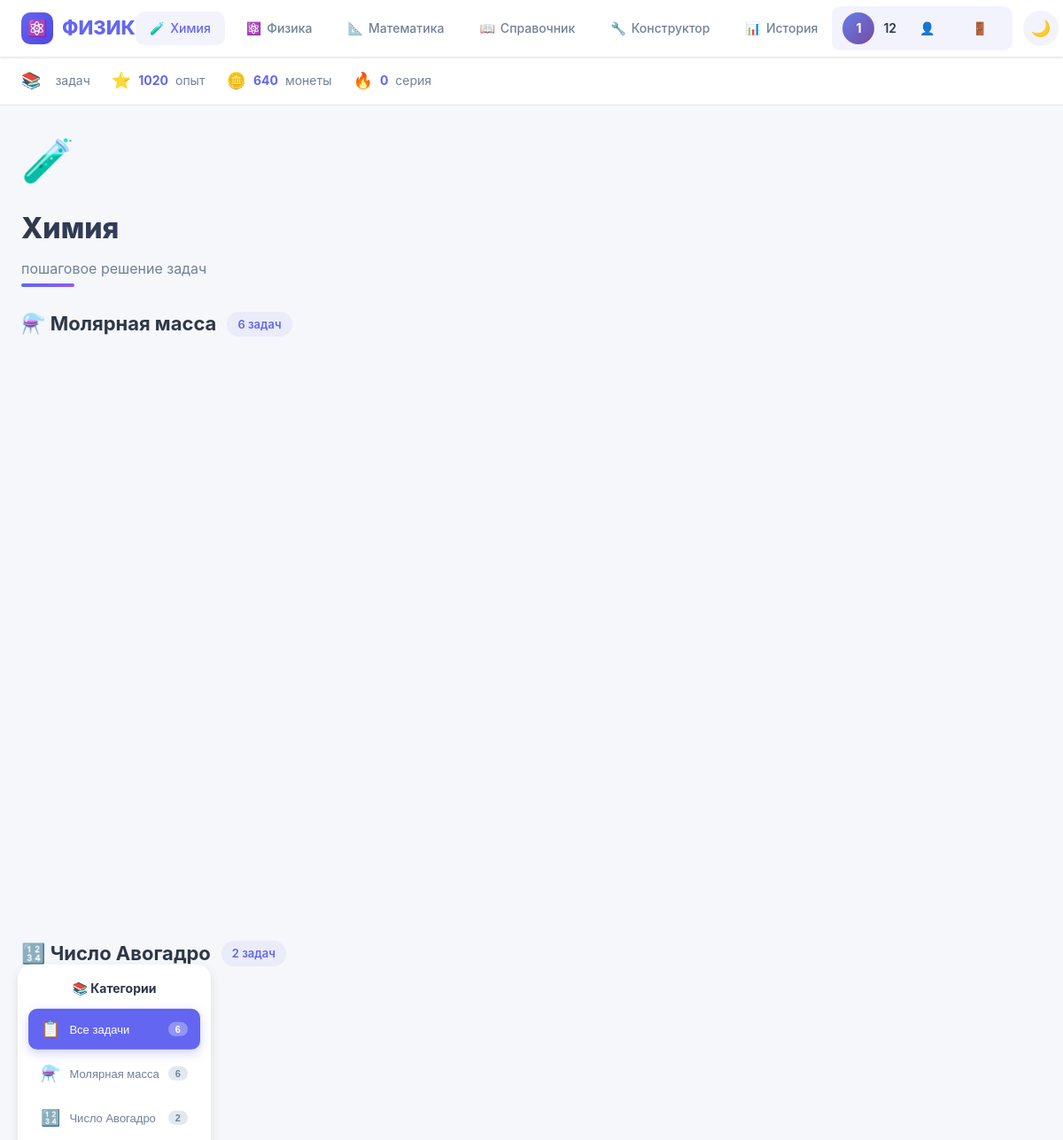
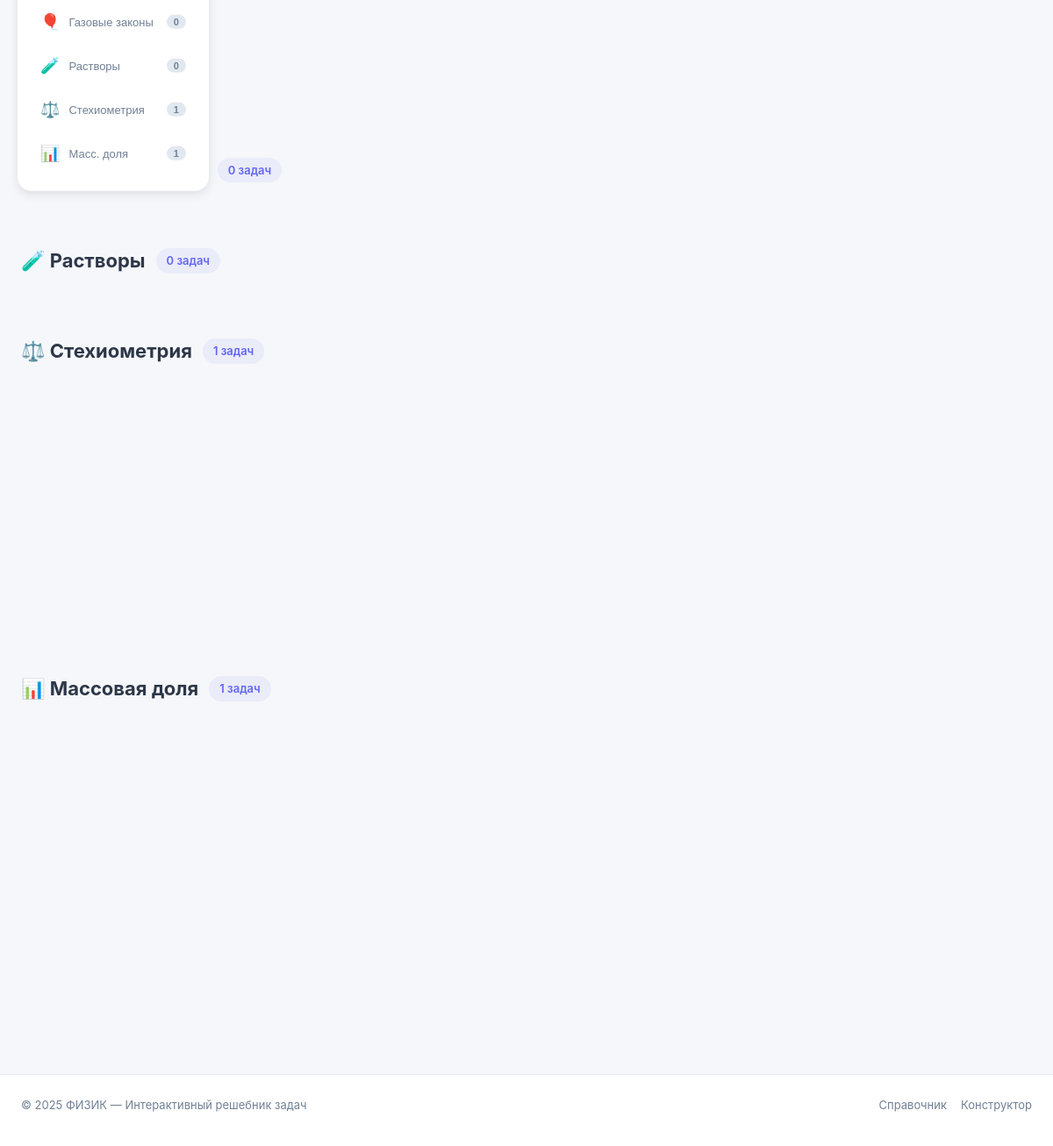
Screenshot of /chemistry (signed in) with the database file from the repository (2 pictures, top to bottom).
### tables this page shows
CREATE TABLE users (
            id INTEGER PRIMARY KEY AUTOINCREMENT,
            username TEXT NOT NULL UNIQUE,
            email TEXT NOT NULL UNIQUE,
            password_hash TEXT NOT NULL,
            avatar TEXT DEFAULT 'default',
            created_at TEXT NOT NULL,
            xp INTEGER DEFAULT 0,
            coins INTEGER DEFAULT 0,
            streak INTEGER DEFAULT 0
        );

### app.py (the view)
@app.route('/chemistry')
def chemistry():
    user = get_current_user()
    if not user:
        flash('Войдите в аккаунт для сохранения результатов', 'warning')
        return redirect(url_for('login'))
    chemistry_tasks = [t for t in TASKS.values() if t.get('category') == 'Химия']
    return render_template('chemistry.html',
                           user=user,
                           chemistry_tasks=chemistry_tasks,
                           avogadro_tasks=[t for t in chemistry_tasks if 'Авогадро' in t['name']],
                           gas_law_tasks=[t for t in chemistry_tasks if 'Газ' in t['name']],
                           concentration_tasks=[t for t in chemistry_tasks if 'Раствор' in t['name']],
                           stoichiometry_tasks=[t for t in chemistry_tasks if 'Стехиометрия' in t['name']],
                           mass_percent_tasks=[t for t in chemistry_tasks if 'Массовая' in t['name']])

### app.py (called while the page is built)
def get_current_user():
    if 'user_id' in session:
        return get_user_by_id(session['user_id'])
    return None

### models.py (called while the page is built)
def _get_connection():
    conn = sqlite3.connect(DB_PATH)
    conn.execute("PRAGMA foreign_keys = ON")
    return conn

def get_user_by_id(user_id):
    with _get_connection() as conn:
        conn.row_factory = sqlite3.Row
        user = conn.execute("SELECT * FROM users WHERE id = ?", (user_id,)).fetchone()
        if not user:
            return None
        return {
            'id': user['id'],
            'username': user['username'],
            'email': user['email'],
            'avatar': user['avatar'],
            'xp': user['xp'],
            'coins': user['coins'],
            'streak': user['streak'],
            'created_at': user['created_at']
        }

### templates/chemistry.html (shortened to what this page needs)
{% extends 'base.html' %}
{% block content %}
<div class="page-header">
    <div class="task-icon">🧪</div>
    <h1>Химия</h1>
    <p class="subtitle">пошаговое решение задач</p>
</div>
<div class="category-sidebar">
    <h3 class="sidebar-title">📚 Категории</h3>
    <button class="category-item active" data-category="all" onclick="filterTasks('all')">
        <span class="category-icon">📋</span>
        <span class="category-name">Все задачи</span>
        <span class="category-badge">6</span>
    </button>
    <button class="category-item" data-category="Молярная масса" onclick="filterTasks('Молярная масса')">
        <span class="category-icon">⚗️</span>
        <span class="category-name">Молярная масса</span>
        <span class="category-badge">{{ chemistry_tasks|length }}</span>
    </button>
    <button class="category-item" data-category="Число Авогадро" onclick="filterTasks('Число Авогадро')">
        <span class="category-icon">🔢</span>
        <span class="category-name">Число Авогадро</span>
        <span class="category-badge">{{ avogadro_tasks|length }}</span>
    </button>
    <button class="category-item" data-category="Газовые законы" onclick="filterTasks('Газовые законы')">
        <span class="category-icon">🎈</span>
        <span class="category-name">Газовые законы</span>
        <span class="category-badge">{{ gas_law_tasks|length }}</span>
    </button>
    <button class="category-item" data-category="Растворы" onclick="filterTasks('Растворы')">
        <span class="category-icon">🧪</span>
        <span class="category-name">Растворы</span>
        <span class="category-badge">{{ concentration_tasks|length }}</span>
    </button>
    <button class="category-item" data-category="Стехиометрия" onclick="filterTasks('Стехиометрия')">
        <span class="category-icon">⚖️</span>
        <span class="category-name">Стехиометрия</span>
        <span class="category-badge">{{ stoichiometry_tasks|length }}</span>
    </button>
    <button class="category-item" data-category="Массовая доля" onclick="filterTasks('Массовая доля')">
        <span class="category-icon">📊</span>
        <span class="category-name">Масс. доля</span>
        <span class="category-badge">{{ mass_percent_tasks|length }}</span>
    </button>
</div>
<section class="category-section" data-category="Молярная масса">
    <div class="category-header">
        <h2>⚗️ Молярная масса</h2>
        <span class="category-count">{{ chemistry_tasks|length }} задач</span>
    </div>
    <div class="cards-grid">
    </div>
</section>
<section class="category-section" data-category="Число Авогадро">
    <div class="category-header">
        <h2>🔢 Число Авогадро</h2>
        <span class="category-count">{{ avogadro_tasks|length }} задач</span>
    </div>
    <div class="cards-grid">
    </div>
</section>
<section class="category-section" data-category="Газовые законы">
    <div class="category-header">
        <h2>🎈 Газовые законы</h2>
        <span class="category-count">{{ gas_law_tasks|length }} задач</span>
    </div>
</section>
<section class="category-section" data-category="Растворы">
    <div class="category-header">
        <h2>🧪 Растворы</h2>
        <span class="category-count">{{ concentration_tasks|length }} задач</span>
    </div>
</section>
<section class="category-section" data-category="Стехиометрия">
    <div class="category-header">
        <h2>⚖️ Стехиометрия</h2>
        <span class="category-count">{{ stoichiometry_tasks|length }} задач</span>
    </div>
    <div class="cards-grid">
    </div>
</section>
<section class="category-section" data-category="Массовая доля">
    <div class="category-header">
        <h2>📊 Массовая доля</h2>
        <span class="category-count">{{ mass_percent_tasks|length }} задач</span>
    </div>
    <div class="cards-grid">
    </div>
</section>
{% endblock %}

### templates/base.html (shortened to what this page needs)
<!doctype html>
<html lang="ru">
<head>
    <link rel="stylesheet" href="{{ url_for('static', filename='style.css') }}?v=13">
</head>
<body>
<header class="topbar">
    <div class="topbar-inner">
        <a href="{{ url_for('index') }}" class="logo">
            <span class="logo-icon">⚛️</span>
            <span class="logo-text">ФИЗИК</span>
        </a>
        <nav class="topnav">
            <a href="{{ url_for('chemistry') }}" class="topnav-item {% if request.endpoint == 'chemistry' %}active{% endif %}">
                <span class="topnav-icon">🧪</span>
                <span>Химия</span>
            </a>
            <a href="{{ url_for('index') }}" class="topnav-item {% if request.endpoint == 'index' %}active{% endif %}">
                <span class="topnav-icon">⚛️</span>
                <span>Физика</span>
            </a>
            <a href="{{ url_for('math') }}" class="topnav-item {% if request.endpoint == 'math' %}active{% endif %}">
                <span class="topnav-icon">📐</span>
                <span>Математика</span>
            </a>
            <a href="{{ url_for('reference') }}" class="topnav-item {% if request.endpoint == 'reference' %}active{% endif %}">
                <span class="topnav-icon">📖</span>
                <span>Справочник</span>
            </a>
            <a href="{{ url_for('builder') }}" class="topnav-item {% if request.endpoint == 'builder' %}active{% endif %}">
                <span class="topnav-icon">🔧</span>
                <span>Конструктор</span>
            </a>
            <a href="{{ url_for('history') }}" class="topnav-item {% if request.endpoint == 'history' %}active{% endif %}">
                <span class="topnav-icon">📊</span>
                <span>История</span>
            </a>
        </nav>
        <div class="topbar-right">
            {% if user %}
            <div class="user-badge">
                <div class="user-avatar">{{ user.username[0]|upper }}</div>
                <span class="user-name">{{ user.username }}</span>
                <a href="{{ url_for('profile') }}" class="topnav-item" title="Профиль">👤</a>
                <a href="{{ url_for('logout') }}" class="topnav-item" title="Выйти">🚪</a>
            </div>
            {% else %}
            <a href="{{ url_for('login') }}" class="btn" style="padding: 8px 16px; font-size: 13px;">Войти</a>
            {% endif %}
            <button id="theme-toggle" class="theme-btn" title="Сменить тему">🌙</button>
        </div>
    </div>
</header>
<div class="stats-bar">
    <div class="stats-inner">
        <div class="stat-item">
            <span class="stat-icon">📚</span>
            <span class="stat-label">задач</span>
        </div>
        {% if user %}
        <div class="stat-item">
            <span class="stat-icon">⭐</span>
            <span class="stat-value">{{ user.xp or 0 }}</span>
            <span class="stat-label">опыт</span>
        </div>
        <div class="stat-item">
            <span class="stat-icon">🪙</span>
            <span class="stat-value">{{ user.coins or 0 }}</span>
            <span class="stat-label">монеты</span>
        </div>
        <div class="stat-item">
            <span class="stat-icon">🔥</span>
            <span class="stat-value">{{ user.streak or 0 }}</span>
            <span class="stat-label">серия</span>
        </div>
        {% else %}
        <div class="stat-item">
            <span class="stat-icon">🏆</span>
            <span class="stat-value">{{ records|length if records else 0 }}</span>
            <span class="stat-label">решено</span>
        </div>
        {% endif %}
    </div>
</div>
<main>
    {% block content %}{% endblock %}
</main>
<footer class="site-footer">
    <div style="max-width: 1280px; margin: 0 auto;">
        <div style="display: flex; justify-content: space-between; align-items: center; margin-bottom: 12px;">
            <span>© 2025 ФИЗИК — Интерактивный решебник задач</span>
            <div style="display: flex; gap: 16px;">
                <a href="{{ url_for('reference') }}" style="color: var(--text-secondary); text-decoration: none; font-size: 13px;">Справочник</a>
                <a href="{{ url_for('builder') }}" style="color: var(--text-secondary); text-decoration: none; font-size: 13px;">Конструктор</a>
            </div>
        </div>
    </div>
</footer>
</body>
</html>

### rows the page displays
users: username "1", username "12", xp "1020", coins "640", streak "0"

### other values shown
{{ chemistry_tasks|length }} "6"
{{ avogadro_tasks|length }} "2"
{{ gas_law_tasks|length }} "0"
{{ concentration_tasks|length }} "0"
{{ stoichiometry_tasks|length }} "1"
{{ mass_percent_tasks|length }} "1"
